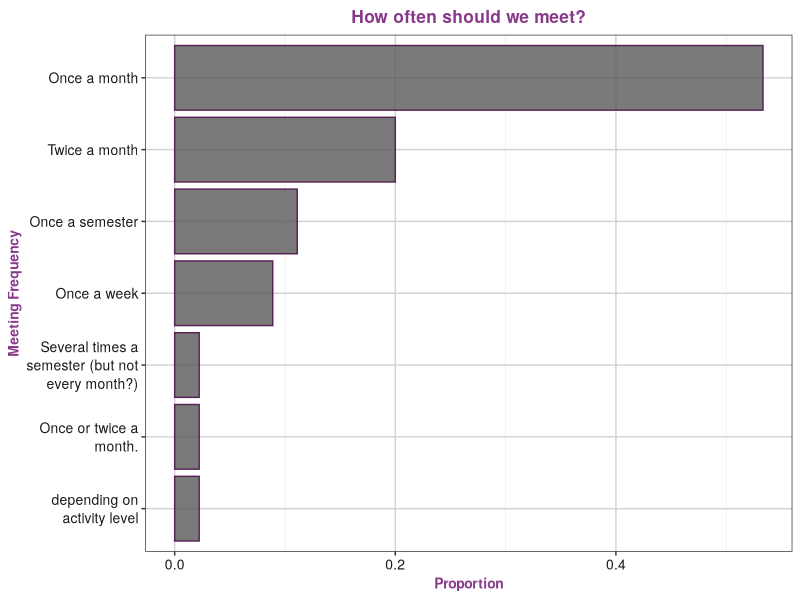

This figure's R source: (Note: this script raises an error after producing the figure.)
## ---- chunk 1
knitr::opts_chunk$set(echo = TRUE)
## ---- chunk 2
library(ggplot2)
r_ladies_theme <- function(){
  theme_bw() %+replace% 
  theme(text = element_text(family = "HelveticaNeue", face = "plain",
                            colour = 'black', size = 10,
                            hjust = .5, vjust = .5, angle = 0, 
                            lineheight = 1.1, 
                            margin = margin(t = 0, r = 0, b = 0, l = 0, 
                                            unit = "pt"), debug= FALSE), 
        axis.text = element_text(colour = "#181818"), 
        axis.title = element_text(face = "bold", colour = "#88398A"), 
        plot.title = element_text(face = "bold", size = rel(1.25), 
                                  colour = "#88398A", 
                                  margin = margin(t = 0, r = 0, b = 6.6,
                                                  l = 0, unit = "pt")),
        legend.title = element_text(face = "bold"),
        panel.grid.major = element_line(color = "#D3D3D3"))
}
dat <- read.csv("RladiesSurveyResults.csv", header=TRUE)
names(dat)[2] <- "often"
library(stringr)
dat[,2] <- str_wrap(dat[,2], width = 20)

ggplot(data = dat, aes(x=reorder(often, table(often)[often]))) +
  geom_bar(aes(y=(..count..)/sum(..count..)), 
           alpha=.8, color = "#562457") + 
  coord_flip() + 
  labs(y = "Proportion",  x = "Meeting Frequency", title = "How often should we meet?") +
  r_ladies_theme()
## ---- chunk 3
library(tm)
library(SnowballC)
library(wordcloud)
library(RColorBrewer)
cols <- brewer.pal(9, "BuPu")
gainCorpus <- Corpus(VectorSource(dat[,3]))

gainCorpus <- tm_map(gainCorpus, PlainTextDocument)
gainCorpus <- tm_map(gainCorpus, removePunctuation)
gainCorpus <- tm_map(gainCorpus, removeWords, stopwords('english'))
gainCorpus <- tm_map(gainCorpus, stemDocument)
wordcloud(gainCorpus, min.freq = 2, random.order =FALSE, 
          colors = cols[6:9], ordered.colors = F)
## ---- chunk 4
learnCorpus <- Corpus(VectorSource(dat[,4]))
learnCorpus <- tm_map(learnCorpus, PlainTextDocument)
learnCorpus <- tm_map(learnCorpus, removePunctuation)
learnCorpus <- tm_map(learnCorpus, removeWords, stopwords('english'))
learnCorpus <- tm_map(learnCorpus, stemDocument)
wordcloud(learnCorpus, min.freq = 2, random.order =FALSE, 
          colors = cols[5:9], ordered.colors = F)
